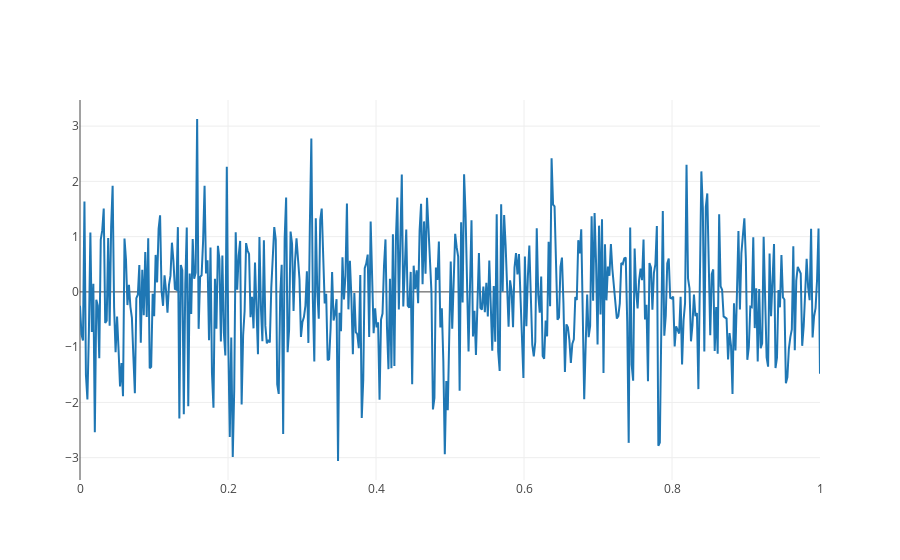

The notebook cell this image was saved under:
### Markdown cell above
# Line chart

Let's start by a simple line chart. I'll show you the difference between on-line and off-line. Let's first do a simple **off-line** graph:

### Code cell
# Create some random data with numpy
N = 500
random_x = np.linspace(0, 1, N)
random_y = np.random.randn(N)

# Create a trace (we'll explain more about this later)
trace = go.Scatter(
    x = random_x,
    y = random_y
)

data = [trace]

# and this is the command to offline plot our data
off.iplot(data)

### Figure 1 — Plotly figure (JSON) as saved in the notebook; plotly's stock layout.template omitted (floating-point values rounded to 4 significant figures; data arrays with more than 128 entries replaced by an {"elided": "..."} marker saying what was removed)
{"data": [{"type": "scatter", "x": {"elided": "500 float values"}, "y": {"elided": "500 float values"}}], "layout": {}}
